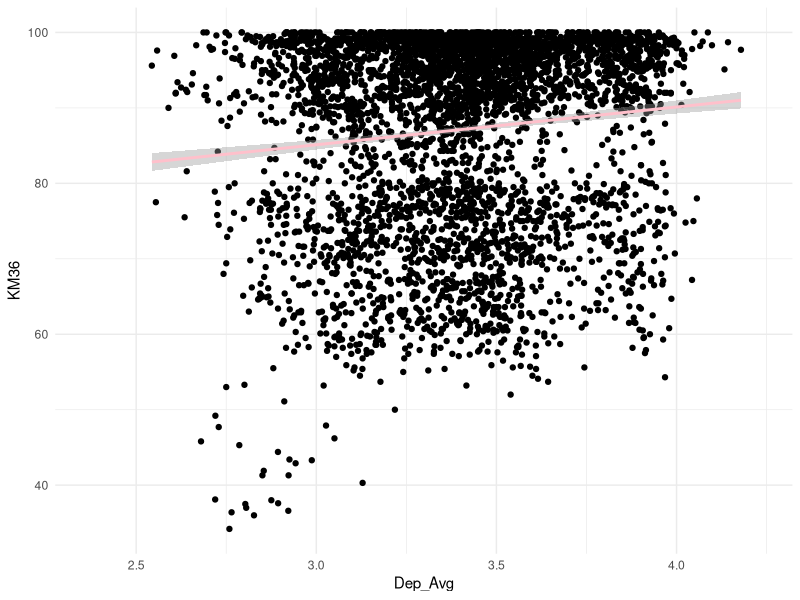
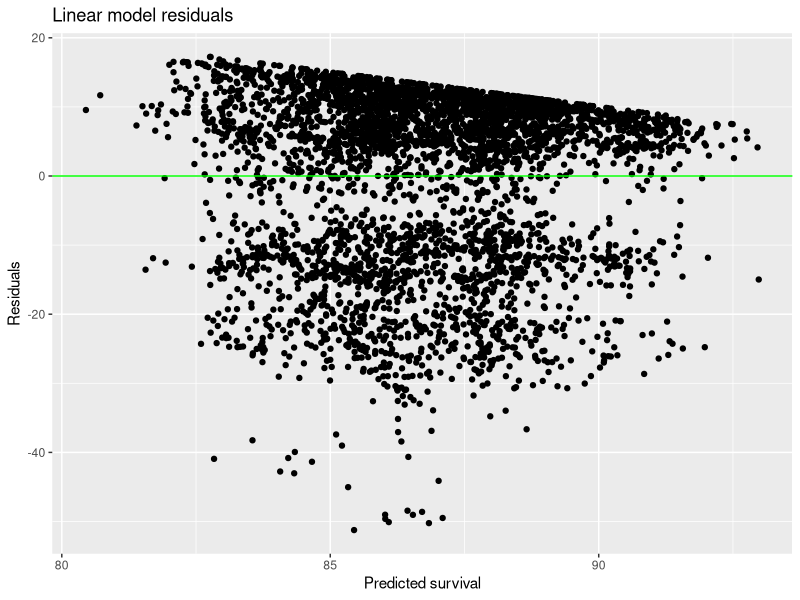
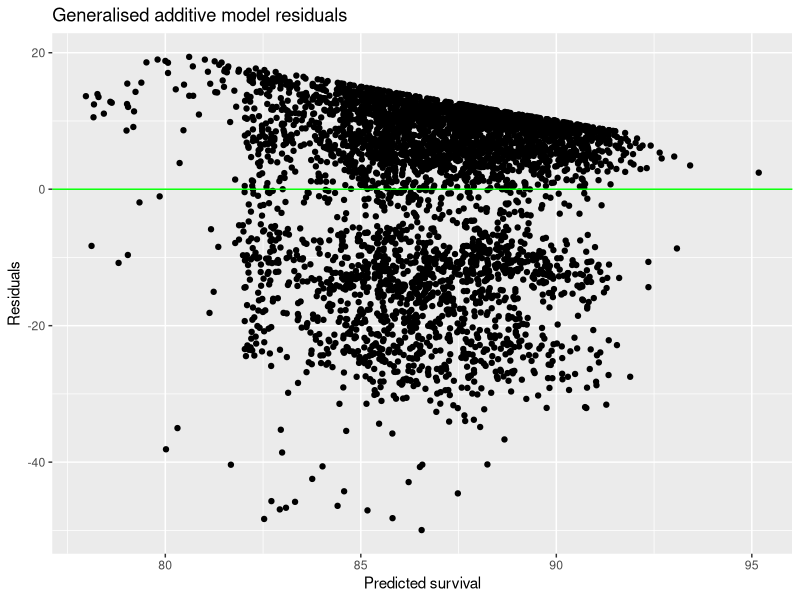
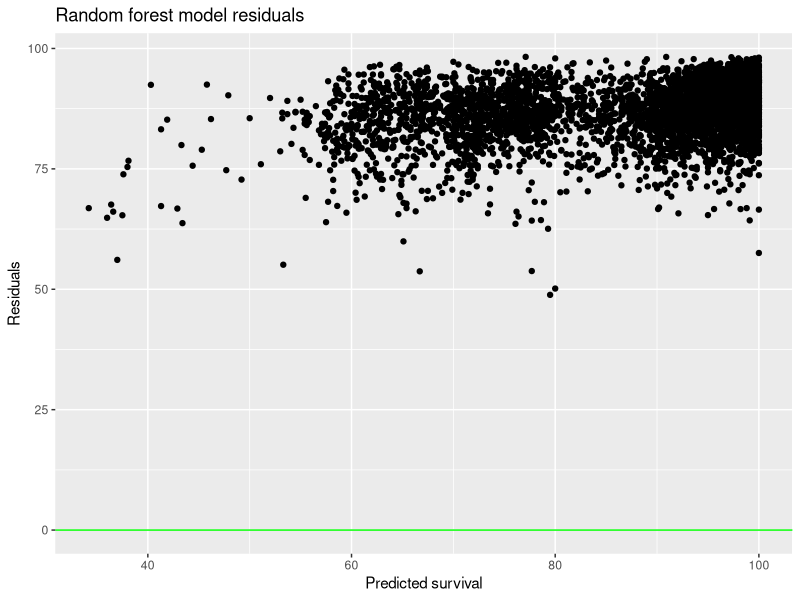

Here is the R script that generated these plots, in order:
#Define packages - tidyverse contains useful packages
#ggplot2 is a graphing package
#mgcv is used for the GAM plot
#randomForest library for a random forest plot
library(tidyverse)
library(ggplot2)
library(mgcv)
library(randomForest)

#Import data file
dataset <- read_csv("data/processed/cleaned_data.csv")

#Create a data set of numerical entries from survival change (%) at 36 Months
dataset$KM36 <- as.numeric(dataset$'Kaplan-Meier survival 36m')

#Create a data set of categorical data of Gender
dataset$Gender <- factor(dataset$Gender, levels = c("Male", "Female"))

#Creates a vector which contains column names
dep_cols <- c("Deprivation quintile 1 - most deprived",
              "Deprivation quintile 2",
              "Deprivation quintile 3",
              "Deprivation quintile 4",
              "Deprivation quintile 5 - least deprived")

#We then create a subset of the data set which now contains the deprivation data numerically
dataset[dep_cols] <- lapply(dataset[dep_cols], function(x) as.numeric(as.character(x)))

#Converts that subset to a matrix for better handling
dep_matrix <- as.matrix(dataset[dep_cols])

#Initialize a numerical scale to represent each level of deprivation
dep_scores <- 1:5

#We then use a simple function which calculates the mean deprivation for each row and stores it as a new column
dataset$Dep_Avg <- apply(dep_matrix, 1, function(x) {
  sum(x * dep_scores, na.rm = TRUE) / sum(x, na.rm = TRUE)
})

#We looked at the plot between average deprivation and survival rate to see what our data looked like this is not part of the modelling
ggplot(dataset,aes(x=Dep_Avg,y=KM36)) +
  geom_point() +
  geom_smooth(method = "lm", se = TRUE, color = "pink" )+
  theme_minimal()

#Now we need to do a similar thing so we can work with ethnicity, below we are trying to use proportion of white ethnicity as a factor
#Creates a vector to contain column names
ethnicity_cols <- c("Ethnicity - White","Ethnicity - Asian excl Chinese","Ethnicity - Black", "Ethnicity - Chinese", "Ethnicity - Mixed", "Ethnicity - Other", "Ethnicity - Unknown")

#Now creating a subset which contains the ethnicity data numerically
dataset[ethnicity_cols] <- lapply(dataset[ethnicity_cols], function(x) as.numeric(as.character(x)))

#Using the which.max function to find the dominant ethnicity in each group
get_dominant_ethnicity <- function(row) {
  # replace NAs with -Inf so they are ignored by which.max
  row[is.na(row)] <- -Inf
  ethnicity_cols[which.max(row)]
}

#Now storing the dominant ethnicity in a new column
dataset$EthnicityFactor <- as.character(apply(dataset[ethnicity_cols], 1, get_dominant_ethnicity))
#After inspecting this column, dominant ethnicity was either white or unknown, unknown ethnicity often meant no data recorded
#We therefore filtered out the rows with unknown dominant ethnicity
dataset <- dataset[dataset[,25]=="Ethnicity - White",]

#Create a new column that stores the total number of people in the group with known ethnicity
dataset$TotalKnown <- rowSums(dataset[, ethnicity_cols[1:6]], na.rm = TRUE)  # sum all except Unknown

#Compute the proportion of White ethnicity in each row and store as a new column (ignoring Unknown)
dataset$PropWhite <- dataset$`Ethnicity - White` / dataset$TotalKnown

#We have now represented our three factors in a way that can be used in a predictive model for survival rate of each group

#Store and display the results of a multivariable linear regression model
lm_model <- lm(KM36 ~ Dep_Avg + Gender + PropWhite, data = dataset)
summary(lm_model)

#Store and display the results of a GAM model
gam_model <- gam(KM36 ~ s(Dep_Avg) + Gender + PropWhite, data = dataset)
summary(gam_model)


#Random forest cannot work with NAs so we remove them
dataset_rf <- na.omit(dataset[, c("KM36", "Dep_Avg", "Gender", "PropWhite")])
#Note that the dataset loses about 50% of its entries

#Store and display the results of the random forest model
#Chose ntree=1000 since MSE stopped increasing significantly past this
#Chose mtry=2 since there are only three variables
RF_model <- randomForest(KM36 ~ Dep_Avg + Gender + PropWhite, data=dataset_rf, ntree=1000,mtry=2,importance=TRUE)
print(RF_model)

#Store residual data and plot with a straight line on y=0 to show where residuals should lie
lm_residual <- resid(lm_model)
lm_fitted <- fitted(lm_model)
dataframe_1 <- data.frame(Fitted=lm_fitted, Residuals=lm_residual)
plot_1<-ggplot(data=dataframe_1,aes(x=Fitted, y=Residuals))+
  geom_point() +
  labs(title = "Linear model residuals", x= "Predicted survival", y= "Residuals") +
  geom_hline(yintercept = 0,color='green')
ggsave("results/plots/linear_model_plot.png", plot = plot_1, width = 8, height = 6)


#Residuals plot for GAM model
gam_residual <- resid(gam_model)
gam_fitted <- fitted(gam_model)
dataframe_2 <- data.frame(Fitted=gam_fitted, Residuals=gam_residual)
plot_2<-ggplot(data=dataframe_2,aes(x=Fitted, y=Residuals))+
  geom_point() +
  labs(title = "Generalised additive model residuals", x= "Predicted survival", y= "Residuals") +
  geom_hline(yintercept = 0,color='green')
ggsave("results/plots/GAM_model_plot.png", plot = plot_2, width = 8, height = 6)


#Residuals plot for RF model
rf_residual <- RF_model$predicted
rf_fitted <- dataset_rf$KM36
dataframe_3 <- data.frame(Fitted=rf_fitted, Residuals=rf_residual)
plot_3<-ggplot(data=dataframe_3,aes(x=Fitted, y=Residuals))+
  geom_point() +
  labs(title = "Random forest model residuals", x= "Predicted survival", y= "Residuals") +
  geom_hline(yintercept = 0,color='green')
ggsave("results/plots/RF_model_plot.png", plot = plot_3, width = 8, height = 6)
